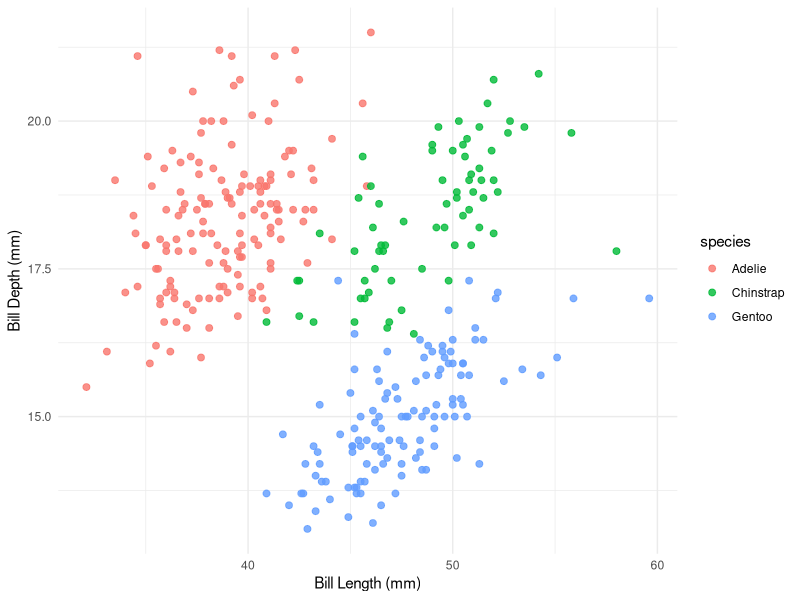

Source code (R):
## ---- chunk 1
#| message: false
#| warning: false
library(tidyverse)
library(palmerpenguins)
## ---- chunk 2
clean_penguins <- penguins |> drop_na()
head(clean_penguins)
## ---- chunk 3
#| label: fig-penguin-bills
#| fig-cap: "Scatterplot of bill length vs. bill depth by species."
ggplot(clean_penguins, aes(x = bill_length_mm, y = bill_depth_mm, color = species)) +
  geom_point(size = 2, alpha = 0.8) +
  theme_minimal() +
  labs(x = "Bill Length (mm)", y = "Bill Depth (mm)")
